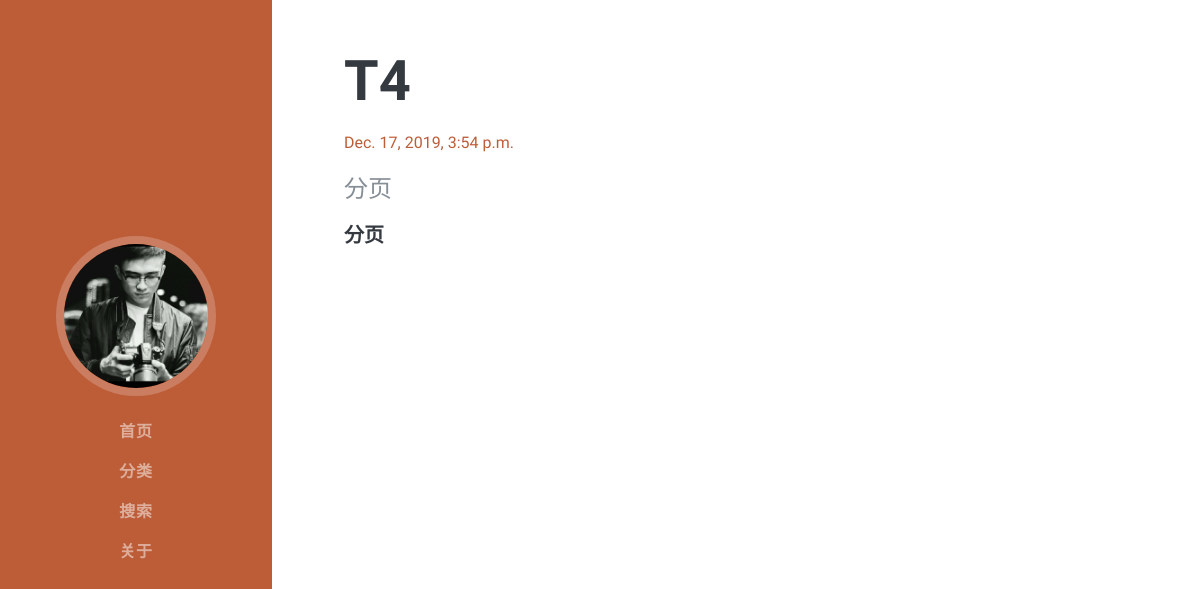
/entry/21/, run on the app's committed database.
### entries/models.py (models this page shows, shortened)
class Entry(models.Model):
    entry_title = models.CharField(max_length=50)
    entry_text = MDTextField(default="")
    entry_date = models.DateTimeField(auto_now_add= True)
    entry_excerpt = models.CharField(max_length=200, blank=True)
    entry_author = models.ForeignKey(User, on_delete=models.CASCADE)
    category = models.ForeignKey(Category, default="", on_delete=models.CASCADE)
    tags = models.ManyToManyField(Tag, default="", blank=True)
    class Meta:
        verbose_name = '文章'
        verbose_name_plural = verbose_name

### entries/views.py (the view)
# urls.py: path('entry/<int:pk>/', views.EntryView, name='entry_detail'),
def EntryView(request, pk):
    entry = get_object_or_404(Entry, pk=pk)
    entry.entry_text = markdown.markdown(entry.entry_text,
                                         extensions=[
                                             'markdown.extensions.extra',
                                             'markdown.extensions.codehilite',
                                             'markdown.extensions.toc',
                                         ])
    return render(request, 'entries/entry_detail.html', context={'entry': entry})

### entries/templates/entries/entry_detail.html (shortened to what this page needs)
{% extends 'entries/base.html' %}
{% block content %}
<section class="resume-section p-3 p-lg-5 d-flex justify-content-center ml-4">
  <div class="w-100">
    <div class="resume-item d-flex flex-column flex-md-row justify-content-between mb-5">
      <div class="w-100">
        <div>
        <h2 class="mb-3">{{ entry.entry_title}} </h2>
        <div class="resume-date text-md-left mb-3">
        <span class="text-primary pt-2">{{entry.entry_date}}</a></span>
        </div>
        </div>
        <div class="subheading mb-3">{{entry.entry_excerpt}}</div>
          <p>{{entry.entry_text|safe}}</p>
      </div>
    </div>
  </div>
</section>
{% endblock %}

### data on the page
Entry: entry_title "T4", entry_date "Dec. 17, 2019, 3:54 p.m.", entry_excerpt "分页", entry_text "分页"
